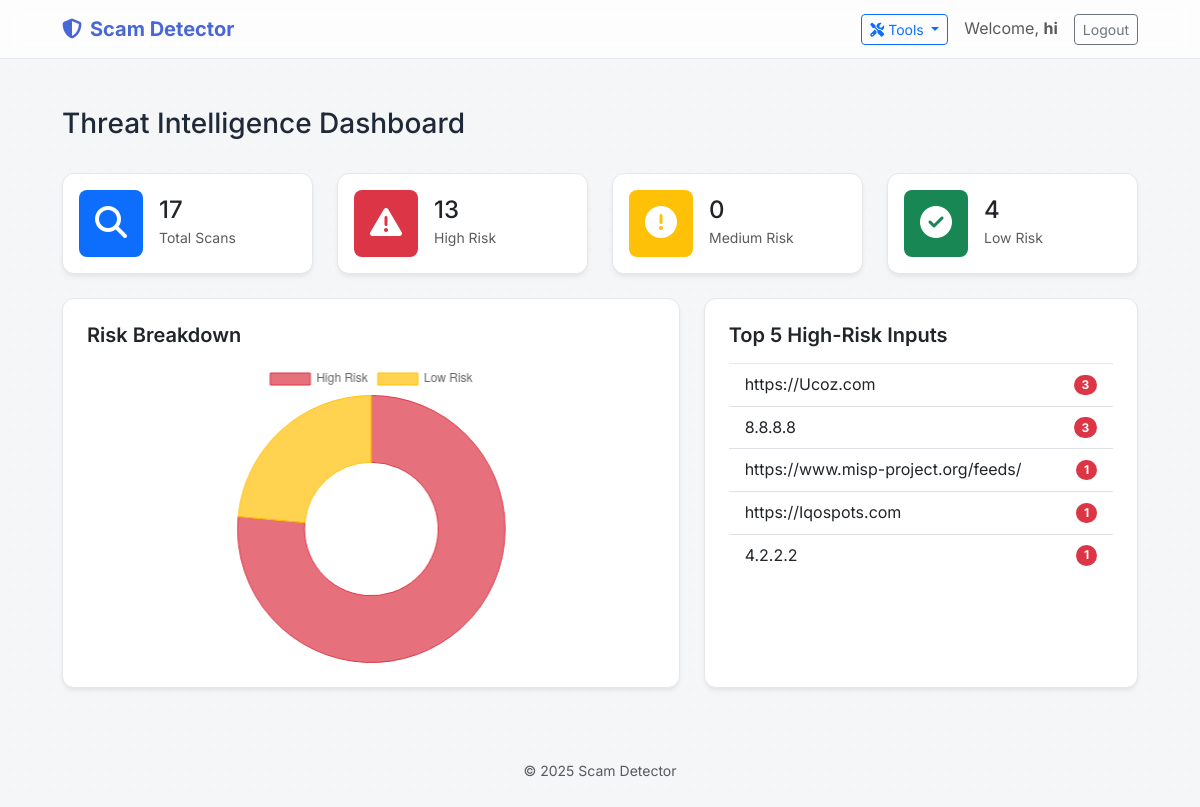
The page /dashboard (signed in) on the database its author committed.
### app.py (models this page shows, shortened)
class User(UserMixin, db.Model):
    id = db.Column(db.Integer, primary_key=True)
    username = db.Column(db.String(150), unique=True, nullable=False)
    password_hash = db.Column(db.String(256), nullable=False)
    history = db.relationship('History', backref='author', lazy=True)

class History(db.Model):
    id = db.Column(db.Integer, primary_key=True)
    check_type = db.Column(db.String(50), nullable=False)
    input_data = db.Column(db.String(500), nullable=False)
    risk = db.Column(db.String(50))
    probability = db.Column(db.String(20))
    details = db.Column(db.JSON)
    timestamp = db.Column(db.DateTime, nullable=False, default=lambda: datetime.now(timezone.utc))
    user_id = db.Column(db.Integer, db.ForeignKey('user.id'), nullable=False)

### app.py (the view)
@app.route('/dashboard')
@login_required
def dashboard():
    user_id = current_user.id
    total_scans = db.session.query(func.count(History.id)).filter_by(user_id=user_id).scalar()
    risk_breakdown_query = db.session.query(History.risk, func.count(History.risk)).filter_by(user_id=user_id).group_by(History.risk).all()
    top_high_risk = db.session.query(History.input_data, func.count(History.input_data).label('count')).filter_by(user_id=user_id, risk='High Risk').group_by(History.input_data).order_by(func.count(History.input_data).desc()).limit(5).all()
    risk_breakdown = {risk: count for risk, count in risk_breakdown_query}
    stats = {'total_scans': total_scans, 'high_risk_count': risk_breakdown.get('High Risk', 0), 'medium_risk_count': risk_breakdown.get('Medium Risk', 0), 'low_risk_count': risk_breakdown.get('Low Risk', 0), 'top_high_risk': top_high_risk, 'chart_data': {'labels': list(risk_breakdown.keys()), 'values': list(risk_breakdown.values())}}
    return render_template('dashboard.html', stats=stats)

### app.py (called while the page is built)
@login_manager.user_loader
def load_user(user_id):
    return User.query.get(int(user_id))

### templates/dashboard.html (shortened to what this page needs)
{% extends "base.html" %}
{% block content %}
<div class="d-flex justify-content-between align-items-center mb-4">
    <h3>Threat Intelligence Dashboard</h3>
</div>
<div class="row g-4 mb-4">
    <div class="col-md-3">
        <div class="card p-3">
            <div class="d-flex align-items-center">
                <div class="me-3">
                    <div class="bg-primary text-white p-3 rounded-3"><i class="fas fa-search fa-2x"></i></div>
                </div>
                <div>
                    <h4 class="mb-0">{{ stats.total_scans }}</h4>
                    <small class="text-muted">Total Scans</small>
                </div>
            </div>
        </div>
    </div>
    <div class="col-md-3">
        <div class="card p-3">
            <div class="d-flex align-items-center">
                <div class="me-3">
                    <div class="bg-danger text-white p-3 rounded-3"><i class="fas fa-exclamation-triangle fa-2x"></i></div>
                </div>
                <div>
                    <h4 class="mb-0">{{ stats.high_risk_count }}</h4>
                    <small class="text-muted">High Risk</small>
                </div>
            </div>
        </div>
    </div>
    <div class="col-md-3">
        <div class="card p-3">
            <div class="d-flex align-items-center">
                <div class="me-3">
                    <div class="bg-warning text-white p-3 rounded-3"><i class="fas fa-exclamation-circle fa-2x"></i></div>
                </div>
                <div>
                    <h4 class="mb-0">{{ stats.medium_risk_count }}</h4>
                    <small class="text-muted">Medium Risk</small>
                </div>
            </div>
        </div>
    </div>
    <div class="col-md-3">
        <div class="card p-3">
            <div class="d-flex align-items-center">
                <div class="me-3">
                    <div class="bg-success text-white p-3 rounded-3"><i class="fas fa-check-circle fa-2x"></i></div>
                </div>
                <div>
                    <h4 class="mb-0">{{ stats.low_risk_count }}</h4>
                    <small class="text-muted">Low Risk</small>
                </div>
            </div>
        </div>
    </div>
</div>
<div class="row g-4">
    <div class="col-lg-7">
        <div class="card p-4 h-100">
            <h5 class="mb-3">Risk Breakdown</h5>
            <div style="height: 300px;">
                <canvas id="riskChart"></canvas>
            </div>
        </div>
    </div>
    <div class="col-lg-5">
        <div class="card p-4 h-100">
            <h5 class="mb-3">Top 5 High-Risk Inputs</h5>
            {% if stats.top_high_risk %}
                <ul class="list-group list-group-flush">
                {% for item, count in stats.top_high_risk %}
                    <li class="list-group-item d-flex justify-content-between align-items-center">
                        <span class="text-truncate" style="max-width: 80%;">{{ item }}</span>
                        <span class="badge bg-danger rounded-pill">{{ count }}</span>
                    </li>
                {% endfor %}
                </ul>
            {% else %}
                <p class="text-muted text-center mt-4">No high-risk items have been recorded yet.</p>
            {% endif %}
        </div>
    </div>
</div>
{% endblock %}
{% block scripts %}
<script>
document.addEventListener('DOMContentLoaded', () => {
    const ctx = document.getElementById('riskChart');
    if (ctx) {
        const chartData = {{ stats.chart_data | tojson }};
        new Chart(ctx, {
            type: 'doughnut',
            data: {
                labels: chartData.labels,
                datasets: [{
                    label: 'Risk Scans',
                    data: chartData.values,
                    backgroundColor: [
                        'rgba(220, 53, 69, 0.7)',  // High Risk
                        'rgba(255, 193, 7, 0.7)', // Medium Risk
                        'rgba(25, 135, 84, 0.7)'  // Low Risk
                    ],
                    borderColor: [
                        'rgba(220, 53, 69, 1)',
                        'rgba(255, 193, 7, 1)',
                        'rgba(25, 135, 84, 1)'
                    ],
                    borderWidth: 1
                }]
            },
            options: {
                responsive: true,
                maintainAspectRatio: false,
                plugins: {
                    legend: {
                        position: 'top',
                    },
                }
            }
        });
    }
});
</script>
{% endblock %}

### templates/base.html (shortened to what this page needs)
<!doctype html>
<html lang="en">
<head>
  <link href="https://cdn.jsdelivr.net/npm/bootstrap@5.3.0/dist/css/bootstrap.min.css" rel="stylesheet">
  <link href="https://cdnjs.cloudflare.com/ajax/libs/font-awesome/6.4.0/css/all.min.css" rel="stylesheet">
  <link rel="stylesheet" href="{{ url_for('static', filename='style.css') }}">
</head>
<body class="body-bg">
  <nav class="navbar navbar-expand-lg sticky-top">
    <div class="container main-container">
      <a class="navbar-brand" href="{{ url_for('index') }}"><i class="fas fa-shield-alt me-2"></i>Scam Detector</a>
      <div class="d-flex align-items-center">
        {% if current_user.is_authenticated %}
          <div class="dropdown me-3">
            <button class="btn btn-outline-primary btn-sm dropdown-toggle" type="button" data-bs-toggle="dropdown" aria-expanded="false">
              <i class="fas fa-tools"></i> Tools
            </button>
          </div>
          <span class="navbar-text me-3">
            Welcome, <strong>{{ current_user.username }}</strong>
          </span>
          <a href="{{ url_for('logout') }}" class="btn btn-outline-secondary btn-sm">Logout</a>
        {% else %}
          <a href="{{ url_for('login') }}" class="btn btn-outline-primary btn-sm me-2">Login</a>
          <a href="{{ url_for('register') }}" class="btn btn-primary btn-sm">Register</a>
        {% endif %}
      </div>
    </div>
  </nav>
  <main class="container main-container my-5">
    {% block content %}{% endblock %}
  </main>
  <footer class="text-center py-4 text-muted">
    &copy; 2025 Scam Detector
  </footer>
  {% block scripts %}{% endblock %}
</body>
</html>

### static/style.css (style rules this page uses)
:root { --primary-color: #4A67D6; --primary-hover: #3B52B5; --high-risk-bg: #FEE2E2; --high-risk-text: #DC2626; --medium-risk-bg: #FEF3C7; --medium-risk-text: #D97706; --low-risk-bg: #D1FAE5; --low-risk-text: #059669; --verified-bg: var(--low-risk-bg); --verified-text: var(--low-risk-text); --unverified-bg: #E5E7EB; --unverified-text: #4B5563; --bg-white: #ffffff; --text-dark: #1F2937; --text-muted: #6B7280; --border-color: #E5E7EB; }
body.body-bg { background-color: #f4f6f8; background-image: radial-gradient(circle, rgba(0,0,0,0.02) 1px, transparent 1px); background-size: 20px 20px; }
body { font-family: 'Inter', sans-serif; color: var(--text-dark); line-height: 1.6; }
.navbar { background-color: rgba(255, 255, 255, 0.8); backdrop-filter: blur(10px); border-bottom: 1px solid var(--border-color); }
.navbar-brand { font-weight: 700; color: var(--primary-color) !important; }
.main-container { max-width: 1100px; }
.card { background: var(--bg-white); border: 1px solid var(--border-color); border-radius: .75rem; box-shadow: 0 4px 6px -1px rgba(0,0,0,0.05), 0 2px 4px -1px rgba(0,0,0,0.04); }
.card h5 { font-weight: 600; }
footer { text-align: center; padding: 2rem 0; font-size: .875rem; color: var(--text-muted); }

### rows shown on the page
User: username "hi"
History: input_data "https://www.misp-project.org/feeds/", user "1"
History: input_data "https://Iqospots.com", user "1"

### other values the page prints
{{ stats.total_scans }} "17"
{{ stats.high_risk_count }} "13"
{{ stats.medium_risk_count }} "0"
{{ stats.low_risk_count }} "4"
{{ item }} "https://Ucoz.com" "8.8.8.8" "4.2.2.2"
{{ count }} "3" "3" "1"
chart data {{ stats.chart_data | tojson }} {"labels": ["High Risk", "Low Risk"], "values": [13, 4]}
